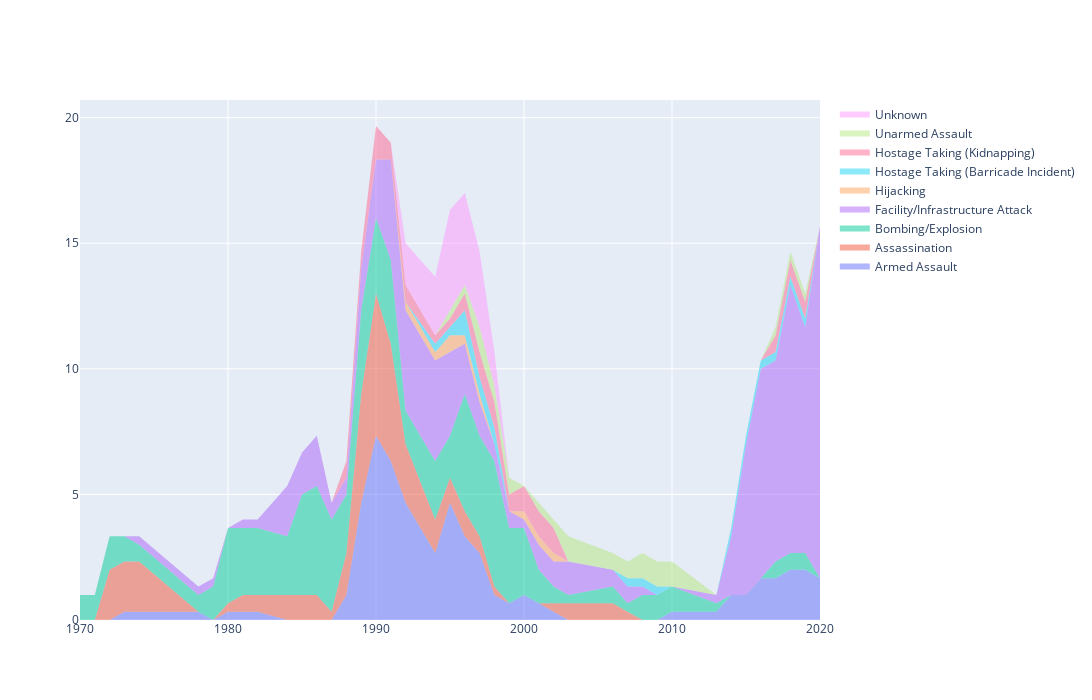

Notebook code for this chart:
### Code cell
fig = go.Figure()
fig.update_layout(height = 700, width = 1100)

for attack_type in smoothed.columns:
    fig.add_trace(
        go.Scatter(
            x = smoothed.index, 
            y = smoothed[attack_type],
            fill='tonexty',
            mode = 'none',
            name=attack_type,
            stackgroup='one',
            hovertemplate='Year: %{x|%Y}<br>Attack Type: ' + attack_type + '<br>Count: %{y}<extra></extra>'
        )
    )
fig.show()

### Figure 1 — Plotly figure (JSON) as saved in the notebook; plotly's stock layout.template omitted (floating-point values rounded to 4 significant figures)
{"data": [{"fill": "tonexty", "hovertemplate": "Year: %{x|%Y}<br>Attack Type: Armed Assault<br>Count: %{y}<extra></extra>", "mode": "none", "name": "Armed Assault", "stackgroup": "one", "type": "scatter", "x": [1970, 1971, 1972, 1973, 1974, 1978, 1979, 1980, 1981, 1982, 1984, 1985, 1986, 1987, 1988, 1989, 1990, 1991, 1992, 1994, 1995, 1996, 1997, 1998, 1999, 2000, 2001, 2002, 2003, 2006, 2007, 2008, 2009, 2010, 2013, 2014, 2015, 2016, 2017, 2018, 2019, 2020], "y": [0, 0, 0, 0.3333, 0.3333, 0.3333, 0, 0.3333, 0.3333, 0.3333, 0, 0, 0, 0, 1, 4.667, 7.333, 6.333, 4.667, 2.667, 4.667, 3.333, 2.667, 1, 0.6667, 1, 0.6667, 0.3333, 0, 0, 0, 0, 0, 0.3333, 0.3333, 1, 1, 1.667, 1.667, 2, 2, 1.667]}, {"fill": "tonexty", "hovertemplate": "Year: %{x|%Y}<br>Attack Type: Assassination<br>Count: %{y}<extra></extra>", "mode": "none", "name": "Assassination", "stackgroup": "one", "type": "scatter", "x": [1970, 1971, 1972, 1973, 1974, 1978, 1979, 1980, 1981, 1982, 1984, 1985, 1986, 1987, 1988, 1989, 1990, 1991, 1992, 1994, 1995, 1996, 1997, 1998, 1999, 2000, 2001, 2002, 2003, 2006, 2007, 2008, 2009, 2010, 2013, 2014, 2015, 2016, 2017, 2018, 2019, 2020], "y": [0, 0, 2, 2, 2, 0, 0, 0.3333, 0.6667, 0.6667, 1, 1, 1, 0.3333, 1.667, 4.333, 5.667, 4.667, 2.333, 1.333, 1, 1, 0.6667, 0.3333, 0, 0, 0, 0.3333, 0.6667, 0.6667, 0.3333, 0, 0, 0, 0, 0, 0, 0, 0, 0, 0, 0]}, {"fill": "tonexty", "hovertemplate": "Year: %{x|%Y}<br>Attack Type: Bombing/Explosion<br>Count: %{y}<extra></extra>", "mode": "none", "name": "Bombing/Explosion", "stackgroup": "one", "type": "scatter", "x": [1970, 1971, 1972, 1973, 1974, 1978, 1979, 1980, 1981, 1982, 1984, 1985, 1986, 1987, 1988, 1989, 1990, 1991, 1992, 1994, 1995, 1996, 1997, 1998, 1999, 2000, 2001, 2002, 2003, 2006, 2007, 2008, 2009, 2010, 2013, 2014, 2015, 2016, 2017, 2018, 2019, 2020], "y": [1, 1, 1.333, 1, 0.6667, 0.6667, 1.333, 3, 2.667, 2.667, 2.333, 4, 4.333, 3.667, 2.333, 3.333, 3, 3.333, 1.333, 2.333, 1.667, 4.667, 4, 5, 3, 2.667, 1.333, 0.6667, 0.3333, 0.6667, 0.3333, 1, 1, 1, 0.3333, 0, 0, 0, 0.6667, 0.6667, 0.6667, 0]}, {"fill": "tonexty", "hovertemplate": "Year: %{x|%Y}<br>Attack Type: Facility/Infrastructure Attack<br>Count: %{y}<extra></extra>", "mode": "none", "name": "Facility/Infrastructure Attack", "stackgroup": "one", "type": "scatter", "x": [1970, 1971, 1972, 1973, 1974, 1978, 1979, 1980, 1981, 1982, 1984, 1985, 1986, 1987, 1988, 1989, 1990, 1991, 1992, 1994, 1995, 1996, 1997, 1998, 1999, 2000, 2001, 2002, 2003, 2006, 2007, 2008, 2009, 2010, 2013, 2014, 2015, 2016, 2017, 2018, 2019, 2020], "y": [0, 0, 0, 0, 0.3333, 0.3333, 0.3333, 0, 0.3333, 0.3333, 2, 1.667, 2, 0.6667, 0.6667, 1.667, 2.333, 4, 4, 4, 3.333, 2, 1.333, 0.6667, 0.6667, 0.3333, 1, 1, 1.333, 0.6667, 0.6667, 0.3333, 0, 0, 0.3333, 2.333, 6, 8.333, 8, 10.67, 9, 14]}, {"fill": "tonexty", "hovertemplate": "Year: %{x|%Y}<br>Attack Type: Hijacking<br>Count: %{y}<extra></extra>", "mode": "none", "name": "Hijacking", "stackgroup": "one", "type": "scatter", "x": [1970, 1971, 1972, 1973, 1974, 1978, 1979, 1980, 1981, 1982, 1984, 1985, 1986, 1987, 1988, 1989, 1990, 1991, 1992, 1994, 1995, 1996, 1997, 1998, 1999, 2000, 2001, 2002, 2003, 2006, 2007, 2008, 2009, 2010, 2013, 2014, 2015, 2016, 2017, 2018, 2019, 2020], "y": [0, 0, 0, 0, 0, 0, 0, 0, 0, 0, 0, 0, 0, 0, 0, 0, 0, 0, 0.3333, 0.3333, 0.6667, 0.3333, 0.3333, 0, 0, 0.3333, 0.3333, 0.3333, 0, 0, 0, 0, 0, 0, 0, 0, 0, 0, 0, 0, 0, 0]}, {"fill": "tonexty", "hovertemplate": "Year: %{x|%Y}<br>Attack Type: Hostage Taking (Barricade Incident)<br>Count: %{y}<extra></extra>", "mode": "none", "name": "Hostage Taking (Barricade Incident)", "stackgroup": "one", "type": "scatter", "x": [1970, 1971, 1972, 1973, 1974, 1978, 1979, 1980, 1981, 1982, 1984, 1985, 1986, 1987, 1988, 1989, 1990, 1991, 1992, 1994, 1995, 1996, 1997, 1998, 1999, 2000, 2001, 2002, 2003, 2006, 2007, 2008, 2009, 2010, 2013, 2014, 2015, 2016, 2017, 2018, 2019, 2020], "y": [0, 0, 0, 0, 0, 0, 0, 0, 0, 0, 0, 0, 0, 0, 0, 0, 0, 0, 0, 0.3333, 0.3333, 1, 0.6667, 0.6667, 0, 0, 0, 0, 0, 0, 0.3333, 0.3333, 0.3333, 0, 0, 0.3333, 0.3333, 0.3333, 0.3333, 0.3333, 0.3333, 0]}, {"fill": "tonexty", "hovertemplate": "Year: %{x|%Y}<br>Attack Type: Hostage Taking (Kidnapping)<br>Count: %{y}<extra></extra>", "mode": "none", "name": "Hostage Taking (Kidnapping)", "stackgroup": "one", "type": "scatter", "x": [1970, 1971, 1972, 1973, 1974, 1978, 1979, 1980, 1981, 1982, 1984, 1985, 1986, 1987, 1988, 1989, 1990, 1991, 1992, 1994, 1995, 1996, 1997, 1998, 1999, 2000, 2001, 2002, 2003, 2006, 2007, 2008, 2009, 2010, 2013, 2014, 2015, 2016, 2017, 2018, 2019, 2020], "y": [0, 0, 0, 0, 0, 0, 0, 0, 0, 0, 0, 0, 0, 0, 0.6667, 0.6667, 1.333, 0.6667, 0.6667, 0.3333, 0.3333, 0.6667, 1, 1, 0.6667, 1, 1, 1, 0, 0, 0, 0, 0, 0, 0, 0, 0, 0, 0.6667, 0.6667, 0.6667, 0]}, {"fill": "tonexty", "hovertemplate": "Year: %{x|%Y}<br>Attack Type: Unarmed Assault<br>Count: %{y}<extra></extra>", "mode": "none", "name": "Unarmed Assault", "stackgroup": "one", "type": "scatter", "x": [1970, 1971, 1972, 1973, 1974, 1978, 1979, 1980, 1981, 1982, 1984, 1985, 1986, 1987, 1988, 1989, 1990, 1991, 1992, 1994, 1995, 1996, 1997, 1998, 1999, 2000, 2001, 2002, 2003, 2006, 2007, 2008, 2009, 2010, 2013, 2014, 2015, 2016, 2017, 2018, 2019, 2020], "y": [0, 0, 0, 0, 0, 0, 0, 0, 0, 0, 0, 0, 0, 0, 0, 0, 0, 0, 0, 0, 0.3333, 0.3333, 1, 0.6667, 0.6667, 0, 0.3333, 0.3333, 1, 0.6667, 0.6667, 1, 1, 1, 0, 0, 0, 0, 0.3333, 0.3333, 0.3333, 0]}, {"fill": "tonexty", "hovertemplate": "Year: %{x|%Y}<br>Attack Type: Unknown<br>Count: %{y}<extra></extra>", "mode": "none", "name": "Unknown", "stackgroup": "one", "type": "scatter", "x": [1970, 1971, 1972, 1973, 1974, 1978, 1979, 1980, 1981, 1982, 1984, 1985, 1986, 1987, 1988, 1989, 1990, 1991, 1992, 1994, 1995, 1996, 1997, 1998, 1999, 2000, 2001, 2002, 2003, 2006, 2007, 2008, 2009, 2010, 2013, 2014, 2015, 2016, 2017, 2018, 2019, 2020], "y": [0, 0, 0, 0, 0, 0, 0, 0, 0, 0, 0, 0, 0, 0, 0, 0, 0, 0, 1.667, 2.333, 4, 3.667, 3, 1.333, 0, 0, 0, 0, 0, 0, 0, 0, 0, 0, 0, 0, 0, 0, 0, 0, 0, 0]}], "layout": {"height": 700, "width": 1100}}
